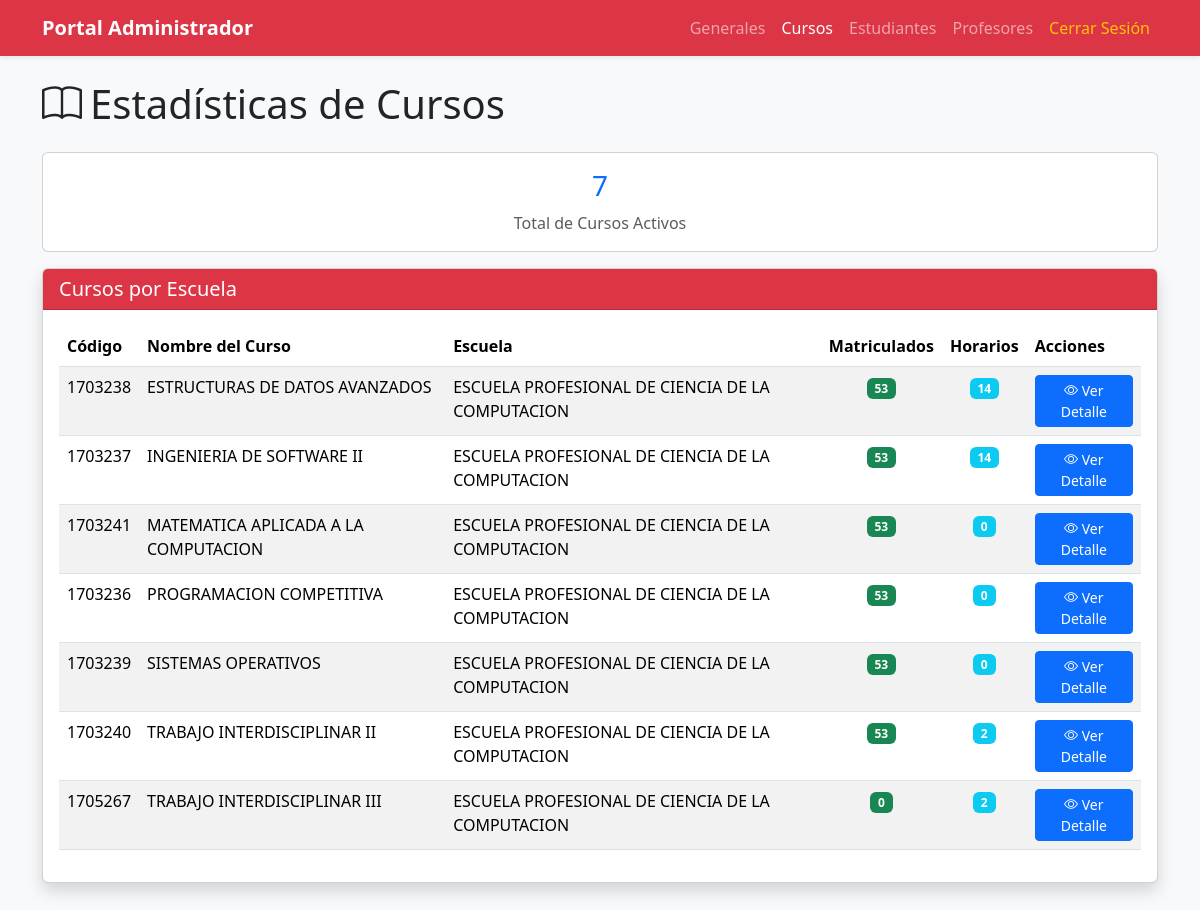
/administrador/estadisticas/cursos/ (signed in), run on the app's committed database.
### app/models/curso/models.py (models this page shows, shortened)
class Curso(models.Model):
    codigo = models.CharField(max_length=20, unique=True, primary_key=True)
    nombre = models.CharField(max_length=200)
    descripcion = models.TextField(blank=True, null=True)
    creditos = models.IntegerField(default=3)
    horas_teoria = models.IntegerField(default=2)
    horas_practica = models.IntegerField(default=2)
    horas_laboratorio = models.IntegerField(default=0)
    semestre_recomendado = models.IntegerField(default=1)
    escuela = models.ForeignKey(
        Escuela,
        on_delete=models.PROTECT,
        related_name='cursos'
    )
    prerequisitos = models.ManyToManyField(
        'self',
        symmetrical=False,
        related_name='cursos_siguientes',
        blank=True
    )
    fecha_creacion = models.DateTimeField(auto_now_add=True)
    fecha_actualizacion = models.DateTimeField(auto_now=True)
    is_active = models.BooleanField(default=True)
    tiene_grupo_b = models.BooleanField(
        default=False,
        help_text='Si el curso tiene dos grupos (A y B)'
    )
    class Meta:
        db_table = 'curso'
        verbose_name = 'Curso'
        verbose_name_plural = 'Cursos'
        ordering = ['codigo']

### app/models/usuario/models.py (models this page shows, shortened)
class Escuela(models.Model):
    codigo = models.CharField(max_length=20, unique=True, primary_key=True)
    nombre = models.CharField(max_length=200)
    facultad = models.CharField(max_length=200, blank=True, null=True)
    descripcion = models.TextField(blank=True, null=True)
    is_active = models.BooleanField(default=True)
    class Meta:
        db_table = 'escuela'
        verbose_name = 'Escuela'
        verbose_name_plural = 'Escuelas'

### app/models/usuario/admin_views.py (the view)
# urls.py: path('administrador/estadisticas/cursos/', admin_views.estadisticas_cursos, name='estadisticas_cursos'),
@never_cache
@login_required
def estadisticas_cursos(request):
    if not hasattr(request.user, 'tipo_usuario'):
        messages.error(request, 'No tiene permisos para acceder a esta página.')
        return redirect('login')
    tipo = request.user.tipo_usuario.nombre
    if tipo != 'Administrador':
        messages.error(request, 'Solo administradores pueden ver estadísticas de cursos.')
        return redirect('login')
    from app.models.curso.models import Curso
    from app.models.matricula.models import Matricula
    from app.models.horario.models import Horario
    from django.db.models import Count, Avg, Q
    cursos = Curso.objects.filter(is_active=True).annotate(
        num_matriculados=Count('matriculas', distinct=True, filter=Q(
            matriculas__periodo_academico='2025-B',
            matriculas__estado='MATRICULADO'
        )),
        num_horarios=Count('horarios', distinct=True, filter=Q(horarios__is_active=True))
    ).select_related('escuela').order_by('escuela__nombre', 'nombre')
    context = {
        'usuario': request.user,
        'cursos': cursos,
        'total_cursos': cursos.count(),
    }
    return render(request, 'admin/estadisticas_cursos.html', context)

### Templates/admin/estadisticas_cursos.html (shortened to what this page needs)
<!doctype html>
<html lang="es">
<head>
    <link href="https://cdn.jsdelivr.net/npm/bootstrap@5.3.2/dist/css/bootstrap.min.css" rel="stylesheet">
    <link rel="stylesheet" href="https://cdn.jsdelivr.net/npm/bootstrap-icons@1.11.1/font/bootstrap-icons.css">
</head>
<body class="bg-light">
    <nav class="navbar navbar-expand-lg navbar-dark bg-danger shadow-sm">
        <div class="container">
            <a class="navbar-brand fw-bold" href="{% url 'admin_dashboard' %}">Portal Administrador</a>
            <div class="collapse navbar-collapse">
                <ul class="navbar-nav ms-auto">
                    <li class="nav-item"><a class="nav-link" href="{% url 'estadisticas_generales' %}">Generales</a></li>
                    <li class="nav-item"><a class="nav-link active" href="{% url 'estadisticas_cursos' %}">Cursos</a></li>
                    <li class="nav-item"><a class="nav-link" href="{% url 'estadisticas_estudiantes' %}">Estudiantes</a></li>
                    <li class="nav-item"><a class="nav-link" href="{% url 'estadisticas_profesores' %}">Profesores</a></li>
                    <li class="nav-item"><a class="nav-link text-warning" href="{% url 'logout' %}">Cerrar Sesión</a></li>
                </ul>
            </div>
        </div>
    </nav>
    <main class="container mt-4 mb-5">
        <h1 class="mb-4"><i class="bi bi-book me-2"></i>Estadísticas de Cursos</h1>
        <div class="card mb-3">
            <div class="card-body text-center">
                <h3 class="text-primary">{{ total_cursos }}</h3>
                <p class="text-muted mb-0">Total de Cursos Activos</p>
            </div>
        </div>
        <div class="card shadow">
            <div class="card-header bg-danger text-white">
                <h5 class="mb-0">Cursos por Escuela</h5>
            </div>
            <div class="card-body">
                <table class="table table-striped table-hover">
                    <thead>
                        <tr>
                            <th>Código</th>
                            <th>Nombre del Curso</th>
                            <th>Escuela</th>
                            <th>Matriculados</th>
                            <th>Horarios</th>
                            <th>Acciones</th>
                        </tr>
                    </thead>
                    <tbody>
                        {% for curso in cursos %}
                        <tr>
                            <td>{{ curso.codigo }}</td>
                            <td>{{ curso.nombre }}</td>
                            <td>{{ curso.escuela.nombre|default:"N/A" }}</td>
                            <td class="text-center">
                                <span class="badge bg-success">{{ curso.num_matriculados }}</span>
                            </td>
                            <td class="text-center">
                                <span class="badge bg-info">{{ curso.num_horarios }}</span>
                            </td>
                            <td>
                                <a href="{% url 'estadisticas_curso_detalle' curso.codigo %}" class="btn btn-sm btn-primary">
                                    <i class="bi bi-eye"></i> Ver Detalle
                                </a>
                            </td>
                        </tr>
                        {% empty %}
                        <tr>
                            <td colspan="6" class="text-center text-muted">No hay cursos registrados</td>
                        </tr>
                        {% endfor %}
                    </tbody>
                </table>
            </div>
        </div>
    </main>
</body>
</html>

### data on the page
Curso: codigo "1703238", nombre "ESTRUCTURAS DE DATOS AVANZADOS", escuela.nombre "ESCUELA PROFESIONAL DE CIENCIA DE LA COMPUTACION", num_matriculados "53", num_horarios "14"
Curso: codigo "1703237", nombre "INGENIERIA DE SOFTWARE II", escuela.nombre "ESCUELA PROFESIONAL DE CIENCIA DE LA COMPUTACION", num_matriculados "53", num_horarios "14"
Curso: codigo "1703241", nombre "MATEMATICA APLICADA A LA COMPUTACION", escuela.nombre "ESCUELA PROFESIONAL DE CIENCIA DE LA COMPUTACION", num_matriculados "53", num_horarios "0"
Curso: codigo "1703236", nombre "PROGRAMACION COMPETITIVA", escuela.nombre "ESCUELA PROFESIONAL DE CIENCIA DE LA COMPUTACION", num_matriculados "53", num_horarios "0"
Curso: codigo "1703239", nombre "SISTEMAS OPERATIVOS", escuela.nombre "ESCUELA PROFESIONAL DE CIENCIA DE LA COMPUTACION", num_matriculados "53", num_horarios "0"
Curso: codigo "1703240", nombre "TRABAJO INTERDISCIPLINAR II", escuela.nombre "ESCUELA PROFESIONAL DE CIENCIA DE LA COMPUTACION", num_matriculados "53", num_horarios "2"
Curso: codigo "1705267", nombre "TRABAJO INTERDISCIPLINAR III", escuela.nombre "ESCUELA PROFESIONAL DE CIENCIA DE LA COMPUTACION", num_matriculados "0", num_horarios "2"

### other printed values
{{ total_cursos }} "7"
